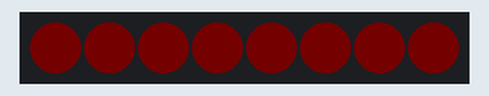
The program below on a simulated Arduino Uno, built with avr-gcc and run on an emulated ATmega328P. Shown: 8 RGB LEDs in strip order, left to right. Dim RGB values are drawn brighter than linear.

Above: at 0.15 s.
At 39.07 s:
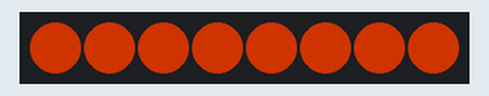
Timing chart, 0 to 40.0 s (numbered marks = the images above):
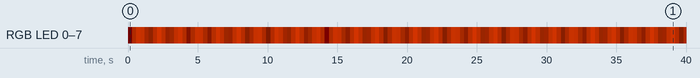

Measured:
- by itself, RGB LED 0–7: off → RGB(1, 0, 0) at 0.00 s, → RGB(55, 13, 0) 0.30 s later, → RGB(109, 27, 0) 0.30 s later, → RGB(93, 23, 0) 0.30 s later, … (133 changes in this stretch)

The program:

main.cpp
```cpp
#include <Arduino.h>
#include <Adafruit_NeoPixel.h>

#define LED_COUNT 8

#define LED_PIN 6

#define PAUSE 5

Adafruit_NeoPixel lights(LED_COUNT, LED_PIN, NEO_GRB + NEO_KHZ800);

void setup() {
  // put your setup code here, to run once:
  lights.begin();
  lights.show();
  pinMode(6, OUTPUT);
}

void loop() {
  // put your main code here, to run repeatedly:

  for (int i =  1; i < 128; i++){
    for(int j = 0; j < LED_COUNT; j++){
      lights.setPixelColor(j, i, i/4, 0);
    }
    lights.show();
    delay(PAUSE);
  }
  for(int i = 128; i > 1; i--){
    for(int j = 0; j < LED_COUNT; j++){
      lights.setPixelColor(j, i, i/4, 0);
    }
    lights.show();
    delay(PAUSE);
  }
  // for(int i = 0; i < LED_COUNT; i++) {
  //   for(int j = 0; j < LED_COUNT; j++){
  //     if(j == i){
  //       lights.setPixelColor(j, 0, 255, 0);
  //     }
  //     else{
  //       lights.setPixelColor(j, 0, 0, 0);
  //     }
  //   }
  //   lights.show();
  //   delay(500);
  // }
}
```
